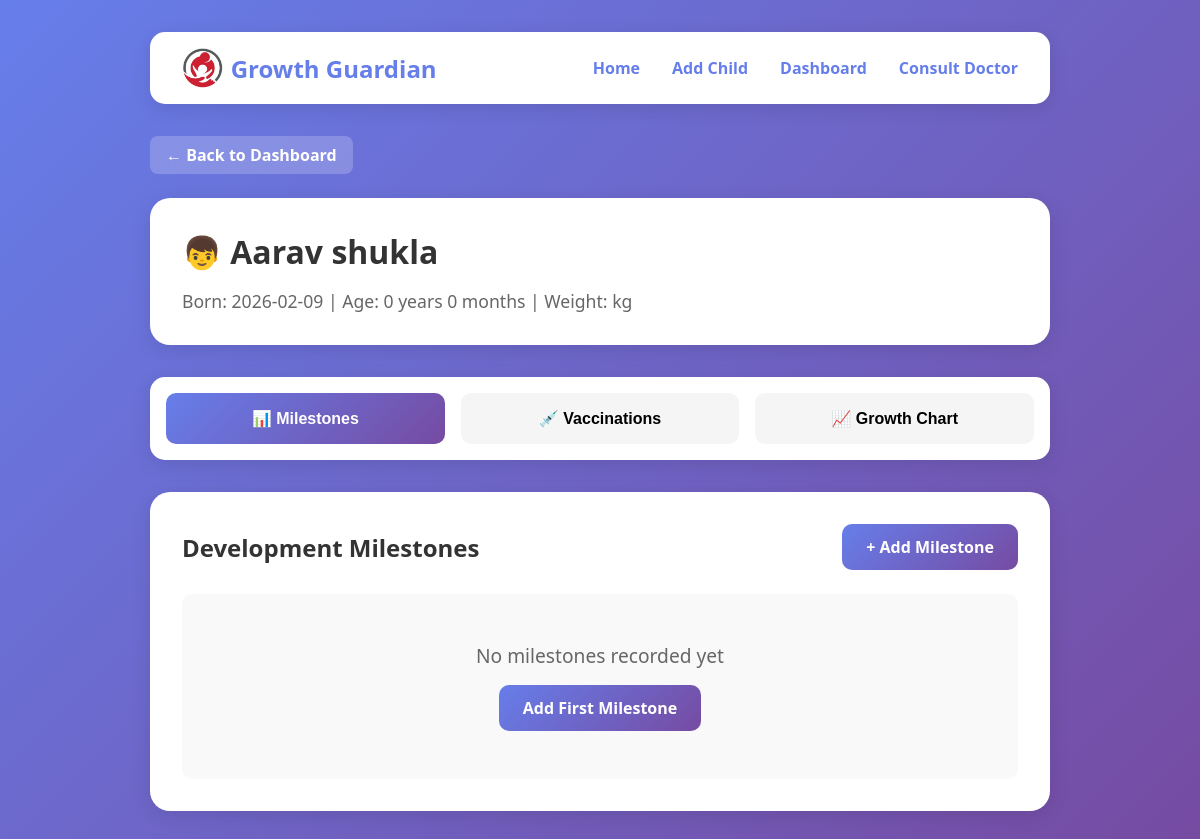
Page /child/2 on the earlier database version.
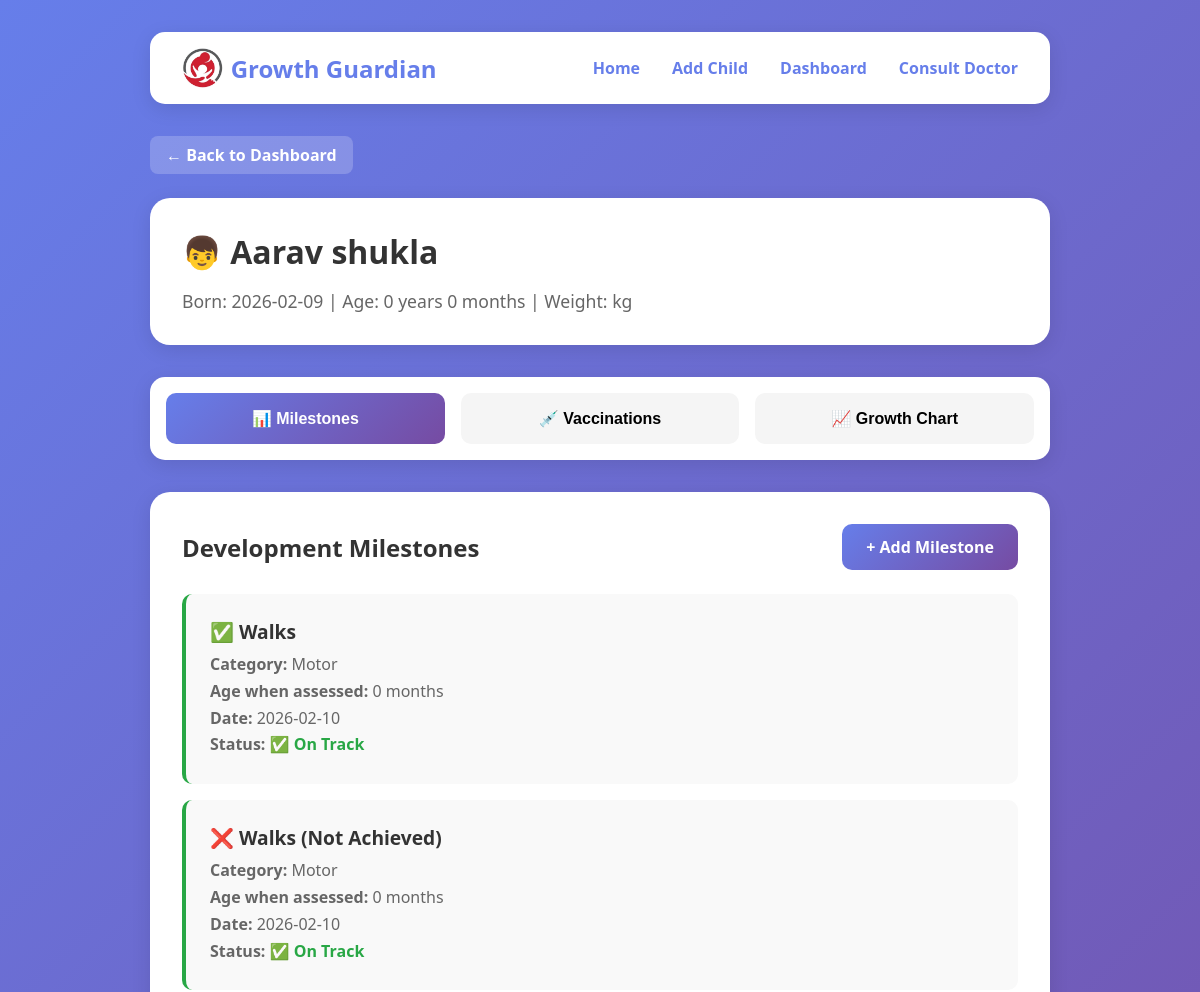
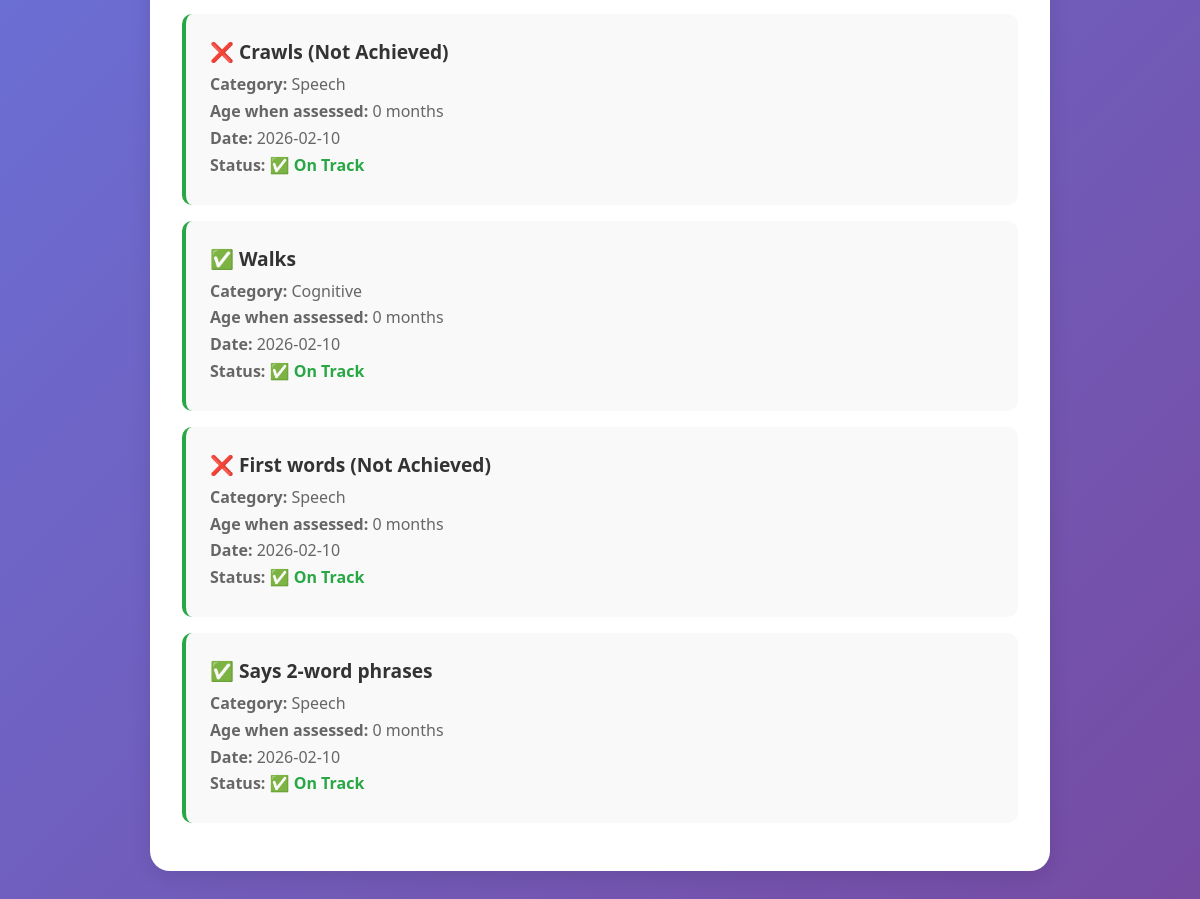
Same page on the later database version (2 pictures, top to bottom).
### tables this page shows
CREATE TABLE children (
            id INTEGER PRIMARY KEY AUTOINCREMENT,
            name TEXT NOT NULL,
            date_of_birth DATE NOT NULL,
            gender TEXT NOT NULL,
            parent_email TEXT NOT NULL,
            created_at DATETIME NOT NULL
        );

CREATE TABLE milestones (
            id INTEGER PRIMARY KEY AUTOINCREMENT,
            child_id INTEGER NOT NULL,
            age_months INTEGER NOT NULL,
            category TEXT NOT NULL,
            milestone_name TEXT NOT NULL,
            achieved BOOLEAN NOT NULL,
            date_recorded DATE NOT NULL,
            risk_level TEXT,
            FOREIGN KEY (child_id) REFERENCES children(id)
        );

### app.py (the view)
@app.route('/child/<int:child_id>')
def child_detail(child_id):
    conn = get_db()
    child = conn.execute('SELECT * FROM children WHERE id = ?', (child_id,)).fetchone()
    if not child:
        conn.close()
        return "Child not found", 404
    child_dict = dict(child)
    age_info = calculate_age_details(child['date_of_birth'])
    child_dict.update(age_info)
    milestones = conn.execute('''
        SELECT * FROM milestones
        WHERE child_id = ?
        ORDER BY date_recorded DESC
    ''', (child_id,)).fetchall()
    vaccinations = conn.execute('''
        SELECT * FROM vaccinations
        WHERE child_id = ?
        ORDER BY due_date
    ''', (child_id,)).fetchall()
    growth = conn.execute('''
        SELECT * FROM growth_records
        WHERE child_id = ?
        ORDER BY age_months
    ''', (child_id,)).fetchall()
    alerts = get_alerts_for_child(child_id)
    conn.close()
    return render_template('child_detail.html',
                         child=child_dict,
                         milestones=milestones,
                         vaccinations=vaccinations,
                         growth=growth,
                         alerts=alerts,
                         today=date.today())

### app.py (called while the page is built)
def get_db():
    conn = sqlite3.connect('database.db')
    conn.row_factory = sqlite3.Row
    return conn

def calculate_age_details(date_of_birth):
    if isinstance(date_of_birth, str):
        dob = datetime.strptime(date_of_birth, '%Y-%m-%d').date()
    else:
        dob = date_of_birth
    today = date.today()
    total_months = (today.year - dob.year) * 12 + (today.month - dob.month)
    years = total_months // 12
    months = total_months % 12
    return {
        'total_months': total_months,
        'age_years': years,
        'age_months': months
    }

### templates/child_detail.html (shortened to what this page needs)
<!DOCTYPE html>
<html lang="en">
<head>
</head>
<body>
    <div class="container">
        <nav class="navbar">
            <div style="display: flex; align-items: center; gap: 0.5rem;">
                <img src="{{ url_for('static', filename='logo1.png.jpeg') }}" alt="Growth Guardian Logo" style="height: 40px;">
                <h2 style="color: #667eea; margin: 0;">Growth Guardian</h2>
            </div>
            <div class="nav-links">
                <a href="{{ url_for('index') }}">Home</a>
                <a href="{{ url_for('add_child') }}">Add Child</a>
                <a href="{{ url_for('dashboard') }}">Dashboard</a>
                <a href="{{ url_for('consultation') }}">Consult Doctor</a>
            </div>
        </nav>
        <a href="{{ url_for('dashboard') }}" class="back-link">← Back to Dashboard</a>
        <div class="profile-card">
            <h1>👦 {{ child.name }}</h1>
            <p>Born: {{ child.date_of_birth }} | Age: {{ child.age_years }} year{{ 's' if child.age_years != 1 else '' }} {{ child.age_months }} month{{ 's' if child.age_months != 1 else '' }} | Weight: {{ child.weight }} kg</p>
        </div>
        <div class="tabs">
            <button class="tab-button active" onclick="showTab(1)">📊 Milestones</button>
            <button class="tab-button" onclick="showTab(2)">💉 Vaccinations</button>
            <button class="tab-button" onclick="showTab(3)">📈 Growth Chart</button>
        </div>
        <div id="tab1" class="tab-content">
            <div class="section-header">
                <h2>Development Milestones</h2>
                <a href="{{ url_for('api_add_milestone', child_id=child.id) }}" class="btn">+ Add Milestone</a>
            </div>
            {% if milestones %}
                {% for milestone in milestones %}
                <div class="milestone-item
                    {% if milestone.risk_level == 'high_risk' %}milestone-high-risk
                    {% elif milestone.risk_level == 'mild_delay' %}milestone-mild-delay
                    {% else %}milestone-on-track{% endif %}">
                    <h3>
                        {% if milestone.achieved %}
                            ✅ {{ milestone.milestone_name }}
                        {% else %}
                            ❌ {{ milestone.milestone_name }} (Not Achieved)
                        {% endif %}
                    </h3>
                    <p><strong>Category:</strong> {{ milestone.category }}</p>
                    <p><strong>Age when assessed:</strong> {{ milestone.age_months }} months</p>
                    <p><strong>Date:</strong> {{ milestone.date_recorded }}</p>
                    <p><strong>Status:</strong>
                        {% if milestone.risk_level == 'high_risk' %}
                            <span class="status-high-risk">⚠️ HIGH RISK - Consult Doctor</span>
                        {% elif milestone.risk_level == 'mild_delay' %}
                            <span class="status-mild-delay">⚡ MILD DELAY - Monitor Closely</span>
                        {% else %}
                            <span class="status-on-track">✅ On Track</span>
                        {% endif %}
                    </p>
                </div>
                {% endfor %}
            {% else %}
                <div class="empty-state">
                    <p>No milestones recorded yet</p>
                    <a href="{{ url_for('api_add_milestone', child_id=child.id) }}" class="btn">Add First Milestone</a>
                </div>
            {% endif %}
        </div>
    </div>
</body>
</html>

### templates/child_detail.html (style rules this page uses)
* { margin: 0; padding: 0; box-sizing: border-box; }
body { font-family: 'Segoe UI', Tahoma, Geneva, Verdana, sans-serif; background: linear-gradient(135deg, #667eea 0%, #764ba2 100%); min-height: 100vh; padding: 2rem; }
.container { max-width: 900px; margin: 0 auto; }
.navbar { background: white; padding: 1rem 2rem; border-radius: 15px; margin-bottom: 2rem; display: flex; justify-content: space-between; align-items: center; box-shadow: 0 5px 20px rgba(0,0,0,0.1); }
.nav-links { display: flex; gap: 2rem; }
.nav-links a { color: #667eea; text-decoration: none; font-weight: 600; transition: color 0.3s; }
.back-link { display: inline-block; color: white; text-decoration: none; font-weight: 600; margin-bottom: 1.5rem; padding: 0.5rem 1rem; background: rgba(255,255,255,0.2); border-radius: 8px; transition: background 0.3s; }
.profile-card { background: white; border-radius: 20px; padding: 2rem; margin-bottom: 2rem; box-shadow: 0 5px 20px rgba(0,0,0,0.1); }
.profile-card h1 { color: #333; margin-bottom: 1rem; }
.profile-card p { color: #666; font-size: 1.1rem; }
.tabs { background: white; border-radius: 15px; padding: 1rem; margin-bottom: 2rem; display: flex; gap: 1rem; box-shadow: 0 5px 20px rgba(0,0,0,0.1); }
.tab-button { flex: 1; padding: 1rem; border: none; background: #f5f5f5; border-radius: 10px; font-size: 1rem; font-weight: 600; cursor: pointer; transition: all 0.3s; }
.tab-button.active { background: linear-gradient(135deg, #667eea 0%, #764ba2 100%); color: white; }
.tab-content { background: white; border-radius: 20px; padding: 2rem; box-shadow: 0 5px 20px rgba(0,0,0,0.1); }
.section-header { display: flex; justify-content: space-between; align-items: center; margin-bottom: 1.5rem; }
.section-header h2 { color: #333; margin: 0; }
.btn { background: linear-gradient(135deg, #667eea 0%, #764ba2 100%); color: white; padding: 0.75rem 1.5rem; border-radius: 10px; text-decoration: none; font-weight: 600; transition: transform 0.2s; display: inline-block; }
.milestone-item { background: #f9f9f9; padding: 1.5rem; margin-bottom: 1rem; border-radius: 10px; border-left: 4px solid #28a745; }
.milestone-item.milestone-on-track { border-left-color: #28a745; }
.milestone-item h3 { color: #333; margin-bottom: 0.5rem; font-size: 1.2rem; }
.milestone-item p { color: #666; margin: 0.3rem 0; }
.status-on-track { color: #28a745; font-weight: bold; }

Differences in the rows shown:
added milestones: milestone_name "Walks", category "Motor", age_months "0", date_recorded "2026-02-10", risk_level "✅ On Track"
added milestones: milestone_name "Walks", category "Motor", age_months "0", date_recorded "2026-02-10", risk_level "✅ On Track"
added milestones: milestone_name "Crawls", category "Speech", age_months "0", date_recorded "2026-02-10", risk_level "✅ On Track"
added milestones: milestone_name "Walks", category "Cognitive", age_months "0", date_recorded "2026-02-10", risk_level "✅ On Track"
added milestones: milestone_name "First words", category "Speech", age_months "0", date_recorded "2026-02-10", risk_level "✅ On Track"
added milestones: milestone_name "Says 2-word phrases", category "Speech", age_months "0", date_recorded "2026-02-10", risk_level "✅ On Track"
Other differences:
text no longer shown: "No milestones recorded yet Add First Milestone"
